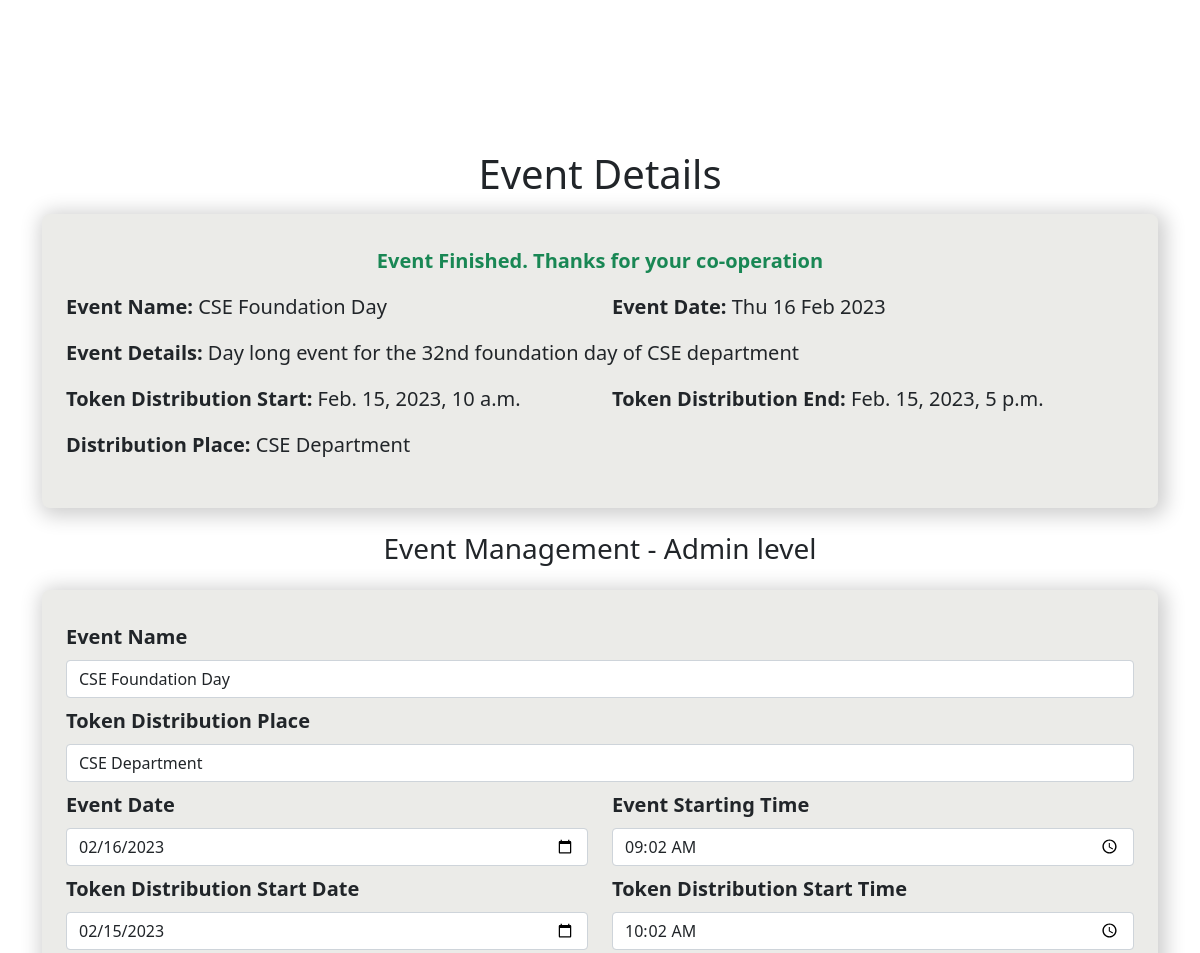
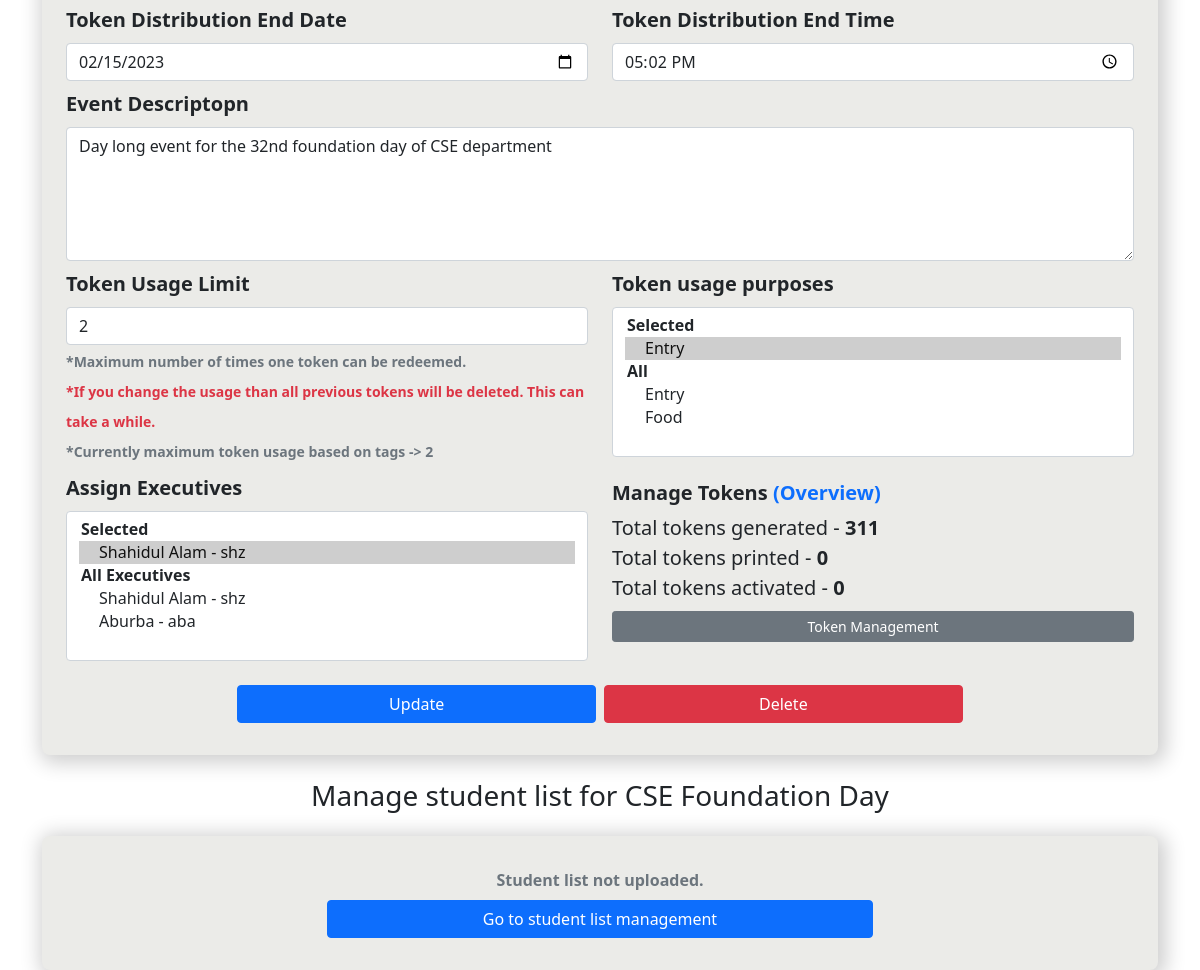
/event/1 (signed in), run on an earlier commit of the app's database (2 pictures, top to bottom).
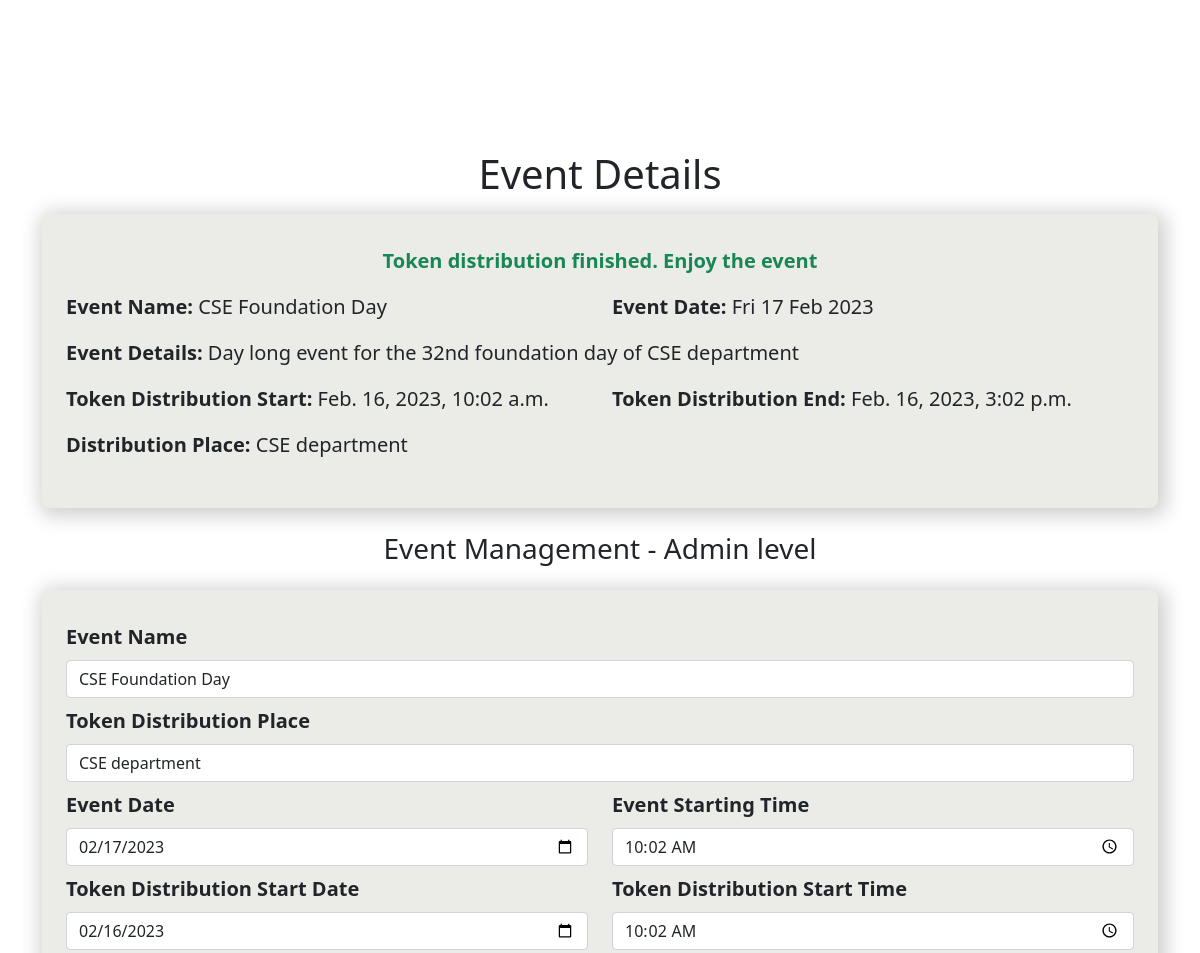
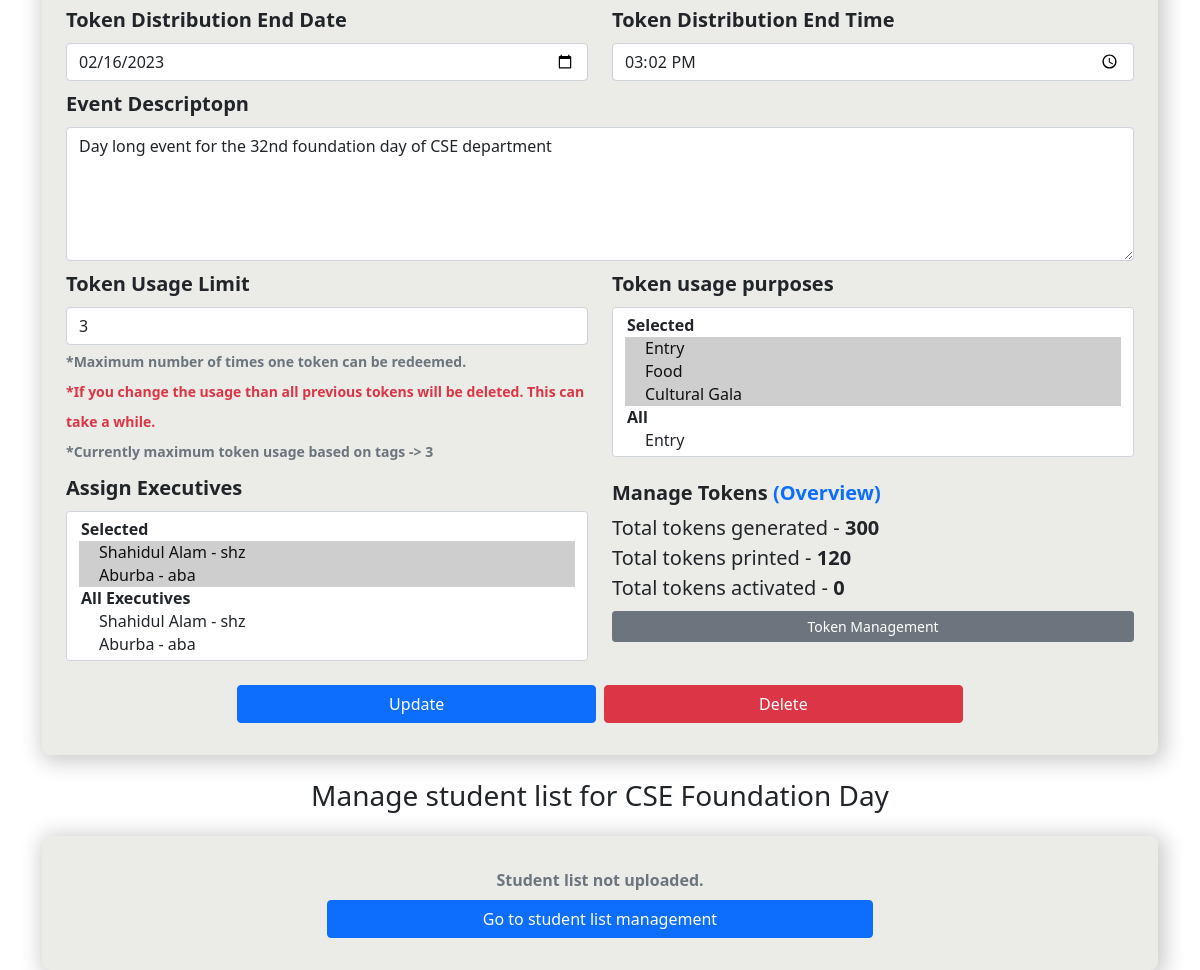
And on a later commit of the database (2 pictures, top to bottom).
### tokens/models.py (models this page shows, shortened)
class Event(models.Model):
    name = models.CharField(_("Event"),max_length=50,null=True,blank=True)
    created_date = models.DateTimeField(default=now)
    event_date = models.DateTimeField(_("Event Date"),null=True,blank=True)
    token_dist_start = models.DateTimeField(_("Token Distribution Start"),null=True,blank=True)
    token_dist_end = models.DateTimeField(_("Token Distribution End"),null=True,blank=True)
    token_usage = models.IntegerField(_("Token Usage Limit"),default=0)
    tags = models.ManyToManyField(Tag,blank=True)
    distribution_place = models.CharField(_("Distribution"),max_length=100,null=True,blank=True)
    desc = models.TextField(_("Description"),null=True,blank=True)
    @property
    def get_tags(self):
        tags = self.tags.all()
        return tags
    @property
    def get_tokens(self):
        tokens = self.token_set.all()
        return tokens
    @property
    def get_printed_tokens(self):
        tokens = self.token_set.filter(is_printed=True)
        return tokens
    @property
    def get_activated_tokens(self):
        tokens = self.token_set.filter(is_activated=True)
        return tokens

### token_dist/views.py (the view, shortened to what this page needs)
# urls.py: path('event/<int:pk>',views.event, name="event_details"),
def event(request, pk):
    user = request.user
    event = Event.objects.get(id=pk)
    token_status = "Token distribution has not started yet. Stay Tuned"
    current_date = now()
    current_date = int(current_date.strftime('%Y%m%d%H%M'))
    end_event = event.event_date
    end_event = int(end_event.strftime('%Y%m%d%H%M'))
    if current_date > end_event:
        token_status = "Event Finished. Thanks for your co-operation"
    else:
        try:
            start_date = event.token_dist_start
            end_date = event.token_dist_end
            place = event.distribution_place
            start_date = int(start_date.strftime('%Y%m%d%H%M'))
            end_date = int(end_date.strftime('%Y%m%d%H%M'))
            if current_date >= start_date and current_date <= end_date:
                token_status = "Token distribution started. Collect the token from " + place
            elif current_date < start_date:
                pass
            elif current_date > end_date:
                token_status = "Token distribution finished. Enjoy the event"
        except:
            pass
    context = {
            "event": event,
            "token_status": token_status
        }
    if user.is_authenticated:
        if user.is_admin:
            tags = Tag.objects.all()
            users = User.objects.all().exclude(is_admin=True)
            epall = EventPermission.objects.filter(event=event)
            stu_list = StudentList.objects.filter(event = event).count()
            context["tags"] = tags
            context["users"] = users
            context["epall"] = epall
            context["stu_list"] = stu_list
            return render(request, "event_admin.html", context)
    else:
        return render(request, "event.html", context)

### templates/event_admin.html (shortened to what this page needs)
{% extends 'base.html' %}
{% load static %}
{% block body %}
<div class="main">
    <div class="container">
        <h1 class="title_header">Event Details</h1>
        <div class="main_body px-4">
            <div class="row text-lg-center">
                <p class="text-success fw-bold lead">{{token_status}}</p>
            </div>
            <div class="row">
                <div class="col-lg-6">
                    <p class="fw-bold lead">Event Name: <span class="lead fw-normal">{{event.name}}</span></p>
                </div>
                <div class="col-lg-6">
                    <p class="fw-bold lead">Event Date:
                        <span class="lead fw-normal">
                            {% if event.event_date is not null %}
                            {{event.event_date|date:"D d M Y"}}
                            {% else %}
                            TBD
                            {% endif %}
                        </span>
                    </p>
                </div>
            </div>
            <div class="row">
                <p class="fw-bold lead">Event Details:
                    <span class="lead fw-normal">
                        {% if event.desc is not null %}
                        {{event.desc}}
                        {% else %}
                        TBD
                        {% endif %}
                    </span>
                </p>
            </div>
            <div class="row">
                <div class="col-lg-6">
                    <p class="fw-bold lead">Token Distribution Start:
                        <span class="lead fw-normal">
                            {% if event.token_dist_start is not null %}
                            {{event.token_dist_start}}
                            {% else %}
                            TBD
                            {% endif %}
                        </span>
                    </p>
                </div>
                <div class="col-lg-6">
                    <p class="fw-bold lead">Token Distribution End:
                        <span class="lead fw-normal">
                        {% if event.token_dist_end is not null %}
                        {{event.token_dist_end}}
                        {% else %}
                        TBD
                        {% endif %}
                        </span>
                    </p>
                </div>
            </div>
            <div class="row">
                <p class="fw-bold lead">Distribution Place:
                    <span class="fw-normal lead">
                        {% if event.distribution_place is not null %}
                        {{event.distribution_place}}
                        {% else %}
                        TBD
                        {% endif %}
                    </span>
                </p>
            </div>
        </div>
        <h3 class="mt-4 text-center">Event Management - Admin level</h3>
        <div class="main_body mt-4 px-4">
            <form method="post" id="event_update_form" action="/event_update/" enctype='multipart/form-data'>
                <div class="row">
                    <div class="lead fw-normal">
                        <label for="name" class="form-label fw-bold">Event Name</label>
                        <input type="text" class="form-control" id="name" name="name" value="{{event.name}}">
                    </div>
                </div>
                <div class="row mt-2">
                    <div class="lead">
                        <label for="place" class="form-label fw-bold">Token Distribution Place</label>
                        <input type="text" class="form-control" id="place" name="place" value="{{event.distribution_place}}">
                    </div>
                </div>
                <div class="row mt-2">
                    <div class="col-md-6 lead">
                        <label for="date" class="form-label fw-bold">Event Date</label>
                        <input type="date" class="form-control" id="date" name="date" value="{{event.event_date|date:'Y-m-d'}}">
                    </div>
                    <div class="col-md-6 lead">
                        <label for="time" class="form-label fw-bold">Event Starting Time</label>
                        <input type="time" class="form-control" id="time" name="time" value="{{event.event_date|date:'H:m'}}">
                    </div>
                </div>
                <div class="row mt-2">
                    <div class="col-md-6 lead">
                        <label for="token_start_date" class="form-label fw-bold">Token Distribution Start Date</label>
                        <input type="date" class="form-control" id="token_start_date" name="token_start_date" value="{{event.token_dist_start|date:'Y-m-d'}}">
                    </div>
                    <div class="col-md-6 lead">
                        <label for="token_start_time" class="form-label fw-bold">Token Distribution Start Time</label>
                        <input type="time" class="form-control" id="token_start_time" name="token_start_time" value="{{event.token_dist_start|date:'H:m'}}">
                    </div>
                </div>
                <div class="row mt-2">
                    <div class="col-md-6 lead">
                        <label for="token_end_date" class="form-label fw-bold">Token Distribution End Date</label>
                        <input type="date" class="form-control" id="token_end_date" name="token_end_date" value="{{event.token_dist_end|date:'Y-m-d'}}">
                    </div>
                    <div class="col-md-6 lead">
                        <label for="token_end_time" class="form-label fw-bold">Token Distribution End Time</label>
                        <input type="time" class="form-control" id="token_end_time" name="token_end_time" value="{{event.token_dist_end|date:'H:m'}}">
                    </div>
                </div>
                <div class="row mt-2">
                    <div class="lead">
                        <label for="desc" class="form-label fw-bold">Event Descriptopn</label>
                        <textarea name="desc" id="desc" rows="5" class="form-control">{{event.desc}}</textarea>
                    </div>
                </div>
                <div class="row mt-2">
                    <div class="lead col-md-6">
                        <label for="usage" class="form-label fw-bold">Token Usage Limit</label>
                        <input type="number" class="form-control" value="{{event.token_usage}}" id="usage" name="usage">
                        <span class="fw-bold text-secondary" style="font-size: 14px;">*Maximum number of times one token can be redeemed.</span>
                        <br>
                        <span class="fw-bold text-danger" style="font-size: 14px;">*If you change the usage than all previous tokens will be deleted. This can take a while.</span>
                        <br>
                        <span class="fw-bold text-secondary" style="font-size: 14px;">*Currently maximum token usage based on tags -> {{tags.count}}</span>
                    </div>
                    <div class="lead col-md-6">
                        <label for="tags" class="form-label fw-bold">Token usage purposes</label>
                        <select class="form-select" aria-label="Usage Purposes" id="tags" name="tags" multiple>
                            <optgroup label="Selected">
                                {% if event.get_tags.count > 0 %}
                                    {% for tag in event.get_tags %}
                                        <option selected value="{{tag.id}}">{{tag.name}}</option>
                                    {% endfor %}
                                    {% else %}
                                    <option value="None" >No Tags Selected</option>
                                {% endif %}
                                </optgroup>
                                <optgroup label="All">
                                {% for tag in tags %}
                                         <option value="{{tag.id}}">{{tag.name}}</option>
                                {% endfor %}
                                </optgroup>
                          </select>
                    </div>
                </div>
                <div class="row mt-2">
                    <div class="lead col-md-6">
                        <label for="users" class="form-label fw-bold">Assign Executives</label>
                        <select class="form-select" aria-label="Assign Executives" id="users" name="users" multiple>
                            <optgroup label="Selected">
                                {% if epall.count > 0 %}
                                    {% for user in epall%}
                                        <option selected value="{{user.user.id}}">{{user.user.name}} - {{user.user.username}}</option>
                                    {% endfor %}
                                    {% else %}
                                    <option value="None" >No Executive Selected</option>
                                {% endif %}
                                </optgroup>
                                <optgroup label="All Executives">
                                {% for user in users %}
                                         <option value="{{user.id}}">{{user.name}} - {{user.username}}</option>
                                {% endfor %}
                                </optgroup>
                          </select>
                    </div>
                    <div class="lead col-md-6 mt-2">
                        <div class="token_hanlde">
                            <h5 class="fw-bold">Manage Tokens <span class="text-primary">(Overview)</span></h5>
                            <p class="mb-0 fw-normal">Total tokens generated - <span class="fw-bold">{{event.get_tokens.count}}</span> </p>
                            <p class="mb-0 fw-normal">Total tokens printed - <span class="fw-bold">{{event.get_printed_tokens.count}}</span></p>
                            <p class="mb-0 fw-normal">Total tokens activated - <span class="fw-bold">{{event.get_activated_tokens.count}}</span></p>
                            <a href="{% url 'tokens:token_event' event.id%}" class="btn btn-sm btn-secondary w-100 mt-2">Token Management</a>
                        </div>
                    </div>
                </div>
                <div class="row px-2 gap-2 justify-content-center mt-4">
                    <button type="submit" class="btn btn-primary col-lg-4" id="update_btn">Update</button>
                    <button class="btn btn-danger col-lg-4" id="del_btn">Delete</button>
                </div>
            </form>
        </div>
        <h3 class="mt-4 text-center">Manage student list for {{event.name}}</h3>
        <div class="main_body mt-4 px-4">
            <div class="row justify-content-center text-center">
                {% if stu_list > 0 %}
                    <span class="fw-bold text-success">Student list uploaded with {{stu_list}} records.</span>
                    {% else %}
                    <span class="fw-bold text-secondary">Student list not uploaded.</span>
                {% endif %}
                <a href="{% url 'studentlist' event.id %}" class="btn btn-primary col-md-6 mt-2">Go to student list management</a>
            </div>
        </div>
    </div>
</div>
{% endblock body %}

### templates/base.html (shortened to what this page needs)
{% load static %}
<!DOCTYPE html>
<html lang="en">
<head>
    <link href="https://cdn.jsdelivr.net/npm/bootstrap@5.0.2/dist/css/bootstrap.min.css" rel="stylesheet">
    <link rel="stylesheet" href="{% static 'css/style.css' %}">
</head>
<body>
    {% block body %}{% endblock body %}
</body>
</html>

### static/css/style.css (style rules this page uses)
:root { --bg-color: #EBEBE8; }
h1 { text-align: center; }
select { height: 150px; }
.title_header { margin-bottom: 1rem; }
.main { margin-top: 150px; }
.main_body { background: var(--bg-color); padding: 2rem 0; border-radius: 0.5rem; box-shadow: 3px 3px 20px 5px rgba(0, 0, 0, 0.192); }
.row { display: flex; }

What changed in the data, as far as the page shows it:
changed Event "CSE Foundation Day": event_date "Thu 16 Feb 2023" → "Fri 17 Feb 2023"; token_dist_start "Feb. 15, 2023, 10 a.m." → "Feb. 16, 2023, 10:02 a.m."; token_dist_end "Feb. 15, 2023, 5 p.m." → "Feb. 16, 2023, 3:02 p.m."; distribution_place "CSE Department" → "CSE department"; place "CSE Department" → "CSE department"; date "02/16/2023" → "02/17/2023"; time "09:02" → "10:02"; token_start_date "02/15/2023" → "02/16/2023"; token_end_date "02/15/2023" → "02/16/2023"; token_end_time "17:02" → "15:02"; usage "2" → "3"; get_tokens.count "311" → "300"; get_printed_tokens.count "0" → "120"
Also different on the page:
{{ token_status }}: "Event Finished. Thanks for your co-operation" → "Token distribution finished. Enjoy the event"
{{ tags.count }}: "2" → "3"
form field tags: "Entry ☑ / Entry / Food" → "Entry ☑ / Food ☑ / Cultural Gala ☑ / Entry"
form field users: "Shahidul Alam - shz ☑ / Shahidul Alam - shz / Aburba - aba" → "Shahidul Alam - shz ☑ / Aburba - aba ☑ / Shahidul Alam - shz / Aburba - aba"
